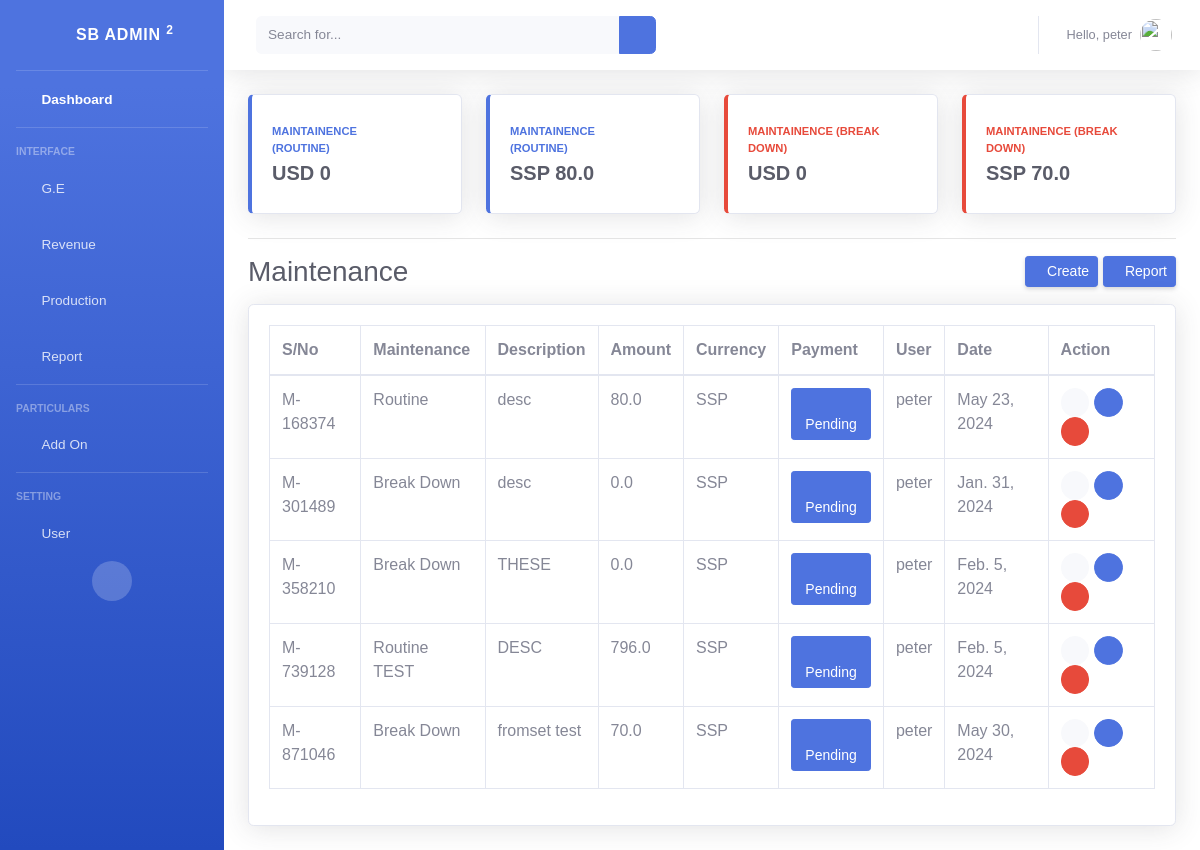
Page /maintenance/ (signed in) on the committed database.
### backend/models.py (models this page shows)
class Maintenance(models.Model):
	STATUS = (
	    ('Pending', 'Pending'),
	    ('Processing', 'Processing'),
	    ('Complete', 'Complete'),
	 )
	CURRENCY = (
	    ('USD', 'USD'),
	    ('SSP', 'SSP'),
	)
	def generate_reference_number():
		prefix = 'M'
		unique_digits = ''.join(random.sample(string.digits, k=6))
		return f'{prefix}-{unique_digits}'
	id 					= models.UUIDField(default=uuid.uuid4, unique=True, primary_key=True, editable=False)
	user 				= models.ForeignKey(settings.AUTH_USER_MODEL, on_delete=models.SET_NULL, null=True, blank=False)
	reference_number 	= models.CharField(max_length=200, default=generate_reference_number, blank=False, editable=False)
	maintenance_type 	= models.ForeignKey(Maintenance_Type, on_delete=models.SET_NULL, null=True)
	amount 				= models.FloatField(default=0, blank=False )
	currency 			= models.CharField(choices=CURRENCY, default='SSP', max_length=200, null=True)
	status			    = models.CharField(choices=STATUS, default='Pending', max_length=100)
	description 		= models.TextField(max_length=500, blank=False )
	pub_date 			= models.DateField(default=date.today)

class Maintenance_Type(models.Model):
	def generate_reference_number():
		prefix = 'MT'
		unique_digits = ''.join(random.sample(string.digits, k=6))
		return f'{prefix}-{unique_digits}'
	id 					= models.UUIDField(default=uuid.uuid4, unique=True, primary_key=True, editable=False)
	user 				= models.ForeignKey(settings.AUTH_USER_MODEL, on_delete=models.SET_NULL, null=True, blank=False)
	reference_number 	= models.CharField(max_length=200, default=generate_reference_number, blank=False, editable=False)
	name 				= models.CharField(max_length=200, blank=False)
	pub_date 			= models.DateField(default=date.today)
	def __str__(self):
		return self.name

### backend/views.py (the view)
# urls.py: path('maintenance/', views.maintenance, name='maintenance'),
@login_required(login_url='login')
def maintenance(request):
	get_maintenance = Maintenance.objects.all()
	maintenance_routine_expenese_SSP = 0
	maintenance_routine_expenese_USD = 0
	maintenance_breakdown_expenese_SSP = 0
	maintenance_breakdown_expenese_USD = 0
	for i in get_maintenance:
		if i.amount and i.maintenance_type.name == "Routine" and i.currency == "SSP":
			maintenance_routine_expenese_SSP += i.amount
		if i.amount and i.maintenance_type.name == "Routine" and i.currency == "USD":
			maintenance_routine_expenese_USD += i.amount
		if i.amount and i.maintenance_type.name == "Break Down" and i.currency == "SSP":
			maintenance_breakdown_expenese_SSP += i.amount
		if i.amount and i.maintenance_type.name == "Break Down" and i.currency == "USD":
			maintenance_breakdown_expenese_USD += i.amount
		if i.maintenance_type.name == None and i.currency == None :
			maintenance_routine_expenese_SSP   = 0
			maintenance_breakdown_expenese_USD = 0
	context = {
		'get_maintenance' : get_maintenance,
		'maintenance_routine_expenese_SSP' : maintenance_routine_expenese_SSP,
		'maintenance_routine_expenese_USD' : maintenance_routine_expenese_USD,
		'maintenance_breakdown_expenese_SSP' : maintenance_breakdown_expenese_SSP,
		'maintenance_breakdown_expenese_USD' : maintenance_breakdown_expenese_USD,
	}
	return render(request, 'backend/maintenance/maintenance_table.html', context)

### backend/templates/backend/maintenance/maintenance_table.html (shortened to what this page needs)
{% load static %}
{% include 'backend/header.html' %}
{% block content %}
    <div id="wrapper">
        {% include 'backend/sidebar.html' %}
        <div id="content-wrapper" class="d-flex flex-column">
            <div id="content" style="background-color: white;">
                {% include 'backend/navbar.html' %}
                <div class="container-fluid">
                    {% if request.user.is_superuser %}
                    <div class="row">
                        <div class="col-xl-3 col-md-6 mb-2">
                            <div class="card border-left-primary shadow h-100 py-2">
                                <div class="card-body">
                                    <div class="row no-gutters align-items-center">
                                        <div class="col mr-2">
                                            <div class="text-xs font-weight-bold text-primary text-uppercase mb-1">
                                                Maintainence (Routine)</div>
                                                 <a href="{% url 'maintenance_report_routine_usd' %}">
                                                    <div class="h5 mb-0 font-weight-bold text-gray-800">USD {{maintenance_routine_expenese_USD}}</div>
                                                </a>
                                        </div>
                                        <div class="col-auto">
                                            <i class="fas fa-dollar-sign fa-2x text-gray-300"></i>
                                        </div>
                                    </div>
                                </div>
                            </div>
                        </div>
                        <div class="col-xl-3 col-md-6 mb-2">
                            <div class="card border-left-primary shadow h-100 py-2">
                                <div class="card-body">
                                    <div class="row no-gutters align-items-center">
                                        <div class="col mr-2">
                                            <div class="text-xs font-weight-bold text-primary text-uppercase mb-1">
                                                Maintainence (Routine)</div>
                                            <a href="{% url 'maintenance_report_routine_ssp' %}">
                                                <div class="h5 mb-0 font-weight-bold text-gray-800">SSP {{maintenance_routine_expenese_SSP}}</div>
                                            </a>
                                        </div>
                                        <div class="col-auto">
                                            <i class="fas fa-pound-sign fa-2x text-gray-300"></i>
                                        </div>
                                    </div>
                                </div>
                            </div>
                        </div>
                        <div class="col-xl-3 col-md-12 mb-2">
                            <div class="card border-left-danger shadow h-100 py-2">
                                <div class="card-body">
                                    <div class="row no-gutters align-items-center">
                                        <div class="col mr-2">
                                            <div class="text-xs font-weight-bold text-danger text-uppercase mb-1">
                                                Maintainence (Break Down)</div>
                                                <a href="{% url 'maintenance_report_breakdown_usd' %}">
                                                     <div class="h5 mb-0 font-weight-bold text-gray-800">USD {{maintenance_breakdown_expenese_USD}}</div>
                                                </a>
                                        </div>
                                        <div class="col-auto">
                                            <i class="fas fa-dollar-sign fa-2x text-gray-300"></i>
                                        </div>
                                    </div>
                                </div>
                            </div>
                        </div>
                        <div class="col-xl-3 col-md-12 mb-2">
                            <div class="card border-left-danger shadow h-100 py-2">
                                <div class="card-body">
                                    <div class="row no-gutters align-items-center">
                                        <div class="col mr-2">
                                            <div class="text-xs font-weight-bold text-danger text-uppercase mb-1">
                                                Maintainence (Break Down)</div>
                                            <a href="{% url 'maintenance_report_breakdown_ssp' %}">
                                                <div class="h5 mb-0 font-weight-bold text-gray-800">SSP {{maintenance_breakdown_expenese_SSP}}</div>
                                            </a>
                                        </div>
                                        <div class="col-auto">
                                            <i class="fas fa-pound-sign fa-2x text-gray-300"></i>
                                        </div>
                                    </div>
                                </div>
                            </div>
                        </div>
                    </div>
                    <hr>
                    {% endif %}
                    <div class="d-sm-flex align-items-center justify-content-between mb-3 mt-3">
                        <h1 class="h3 mb-0 text-gray-800">Maintenance</h1>
                        <div>
                            <a href="{% url 'add_maintenance' %}" class="d-none d-sm-inline-block btn btn-sm btn-primary shadow-sm">
                            <i class="fas fa-plus fa-sm text-white-50"></i> Create </a>
                            <a href="{% url 'maintenance_report' %}" class="d-none d-sm-inline-block btn btn-sm btn-primary shadow-sm">
                            <i class="fas fa-book fa-sm text-white-50"></i> Report </a>
                        </div>
                    </div>
                    <div class="card shadow mb-4">
                        <div class="card-body">
                            <div class="table-responsive">
                                <table class="table table-bordered" id="dataTable" width="100%" cellspacing="0">
                                    <thead>
                                        <tr>
                                            <th>S/No</th>
                                            <th>Maintenance</th>
                                            <th>Description</th>
                                            <th>Amount</th>
                                            <th>Currency</th>
                                            <th>Payment</th>
                                            <th>User</th>
                                            <th>Date</th>
                                            {% if request.user.is_superuser %}
                                            <th>Action</th>
                                            {% endif %}
                                        </tr>
                                    </thead>
                                    <tbody>
                                      {% for i in get_maintenance %}
                                      <tr>
                                          <td>{{i.reference_number}}</td>
                                          <td>{{i.maintenance_type}}</td>
                                          <td>{{i.description}}</td>
                                          <td>{{i.amount}}</td>
                                          <td>{{i.currency}}</td>
                                          {% if request.user.is_superuser %}
                                            {% if i.status == "Pending" %}
                                              <td><a class="btn btn-primary btn-sm text-center" href="{% url 'maintenance_status' i.id %}">
                                                  <i class="fas fa-info-circle"></i> Pending
                                              </a></td>
                                            {% endif %}
                                        {% endif %}
                                          <td>{{i.user}}</td>
                                          <td>{{i.pub_date}}</td>
                                          {% if request.user.is_superuser %}
                                          <td>
                                          <a href="{% url 'edit_maintenance' i.id %}" class="btn btn-light btn-circle btn-sm">
                                            <i class="fas fa-pen"></i>
                                          </a>
                                          <a href="{% url 'pdf_view' i.id %}" class="btn btn-primary btn-circle btn-sm" >
                                            <i class="fas fa-print"></i>
                                          </a>
                                          <a href="{% url 'delete_maintenance' i.id %}" class="btn btn-danger btn-circle btn-sm" data-toggle="modal" data-target="#delete_row{{i.id}}">
                                            <i class="fas fa-trash"></i>
                                          </a>
                                          </td>
                                          {% endif %}
                                      </tr>
                                      {% endfor %}
                                    </tbody>
                                </table>
                            </div>
                        </div>
                    </div>
                </div>
            </div>
        </div>
    </div>
{% endblock content %}
{% include 'backend/footer.html' %}

### backend/templates/backend/navbar.html (shortened to what this page needs)
{% load static %}
    <nav class="navbar navbar-expand navbar-light bg-white topbar mb-4 static-top shadow">
        <form
            class="d-none d-sm-inline-block form-inline mr-auto ml-md-3 my-2 my-md-0 mw-100 navbar-search">
            <div class="input-group">
                <input type="text" class="form-control bg-light border-0 small" placeholder="Search for..."
                    aria-label="Search" aria-describedby="basic-addon2">
                <div class="input-group-append">
                    <button class="btn btn-primary" type="button">
                        <i class="fas fa-search fa-sm"></i>
                    </button>
                </div>
            </div>
        </form>
        <ul class="navbar-nav ml-auto">
            {% if request.user.is_authenticated %}
            <li class="nav-item dropdown no-arrow">
                <a class="nav-link dropdown-toggle" href="#" id="userDropdown" role="button"
                    data-toggle="dropdown" aria-haspopup="true" aria-expanded="false">
                    <span class="mr-2 d-none d-lg-inline text-gray-600 small">Hello, {{ request.user}}</span>
                    <img class="img-profile rounded-circle"
                        src="{% static 'img/undraw_profile.svg' %}">
                </a>
            </li>
            {% else %}
            <a class="dropdown-item" href="#" data-toggle="modal" data-target="#logoutModal">
                <i class="fas fa-sign-out-alt fa-sm fa-fw mr-2 text-gray-400"></i> Logout
            </a>
            {% endif %}
        </ul>
    </nav>

### static/css/apexcharts.css (style rules this page uses)
body { background: #343E59; color: #777; font-family: Montserrat, Arial, sans-serif; }
h1, h2, h3, h4, h5, h6, strong { font-weight: 600; }
.shadow { box-shadow: 0px 1px 15px 1px rgba(69, 65, 78, 0.08); }

### rows in the picture
Maintenance: reference_number "M-168374", maintenance_type "Routine", description "desc", amount "80.0", currency "SSP", status "Pending" (drawn), user "peter", pub_date "May 23, 2024"
Maintenance: reference_number "M-301489", maintenance_type "Break Down", description "desc", amount "0.0", currency "SSP", status "Pending" (drawn), user "peter", pub_date "Jan. 31, 2024"
Maintenance: reference_number "M-358210", maintenance_type "Break Down", description "THESE", amount "0.0", currency "SSP", status "Pending" (drawn), user "peter", pub_date "Feb. 5, 2024"
Maintenance: reference_number "M-739128", maintenance_type "Routine TEST", description "DESC", amount "796.0", currency "SSP", status "Pending" (drawn), user "peter", pub_date "Feb. 5, 2024"
Maintenance: reference_number "M-871046", maintenance_type "Break Down", description "fromset test", amount "70.0", currency "SSP", status "Pending" (drawn), user "peter", pub_date "May 30, 2024"

### other values in the picture
{{ request.user }} "peter"
{{ maintenance_routine_expenese_USD }} "0"
{{ maintenance_routine_expenese_SSP }} "80.0"
{{ maintenance_breakdown_expenese_USD }} "0"
{{ maintenance_breakdown_expenese_SSP }} "70.0"
